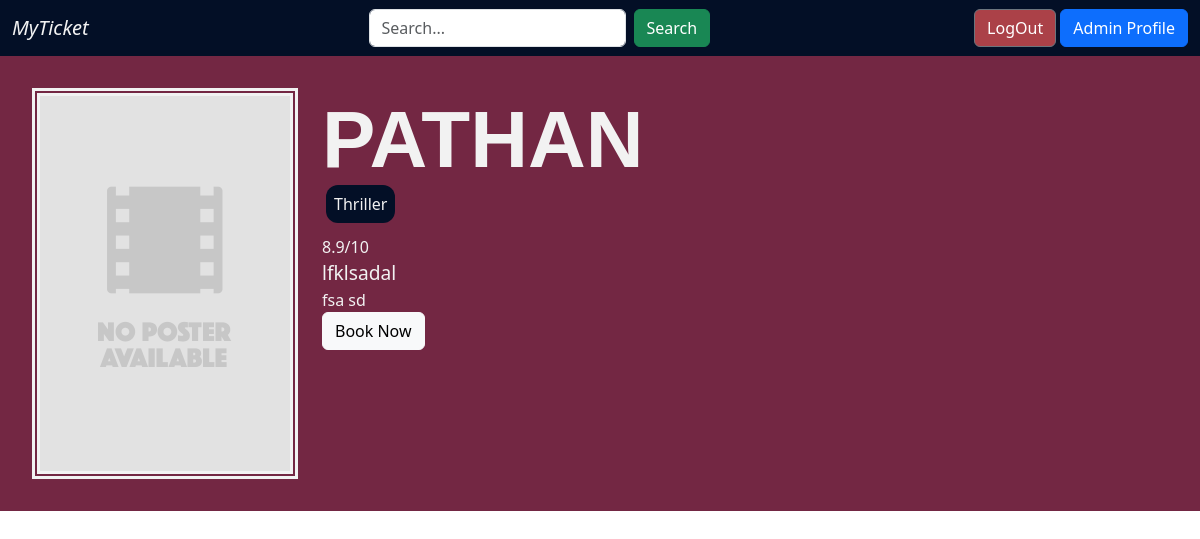
The app's page /book_tickets/1 (signed in), older data.
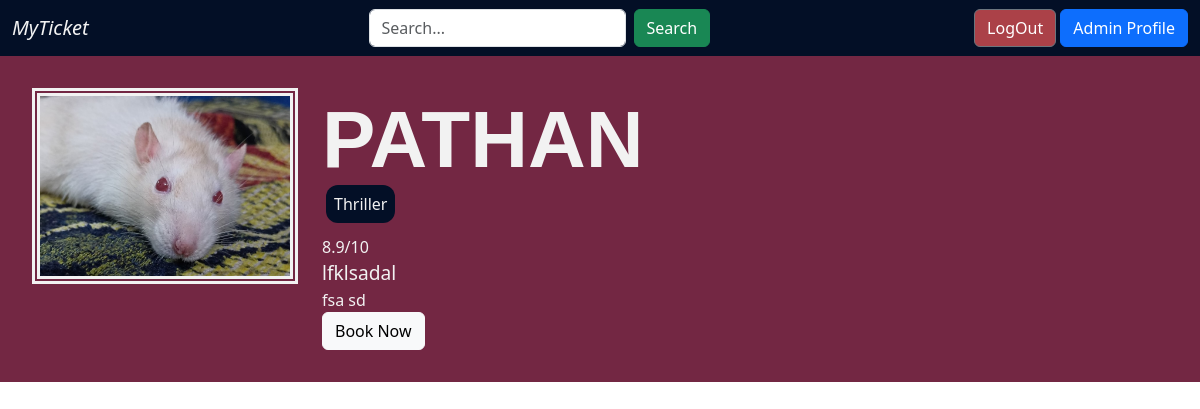
The same page, newer data.
### app/models/models.py (models this page shows, shortened)
class Shows(db.Model):
    __tablename__ = "shows"
    __searchable__ = ['show_name', 'rating', 'tags', 'cast']
    show_id = db.Column(db.Integer, primary_key=True, autoincrement=True)
    show_name = db.Column(db.String, nullable=False)
    ticket_price = db.Column(db.Numeric(precision=3, scale=2), nullable=False)
    premiere_date = db.Column(DATE(storage_format="%(day)02d/%(month)02d/%(year)04d",
                                   regexp=re.compile("(?P<day>\d+)/(?P<month>\d+)/(?P<year>\d+)")))
    end_date = db.Column(DATE(storage_format="%(day)02d/%(month)02d/%(year)04d",
                              regexp=re.compile("(?P<day>\d+)/(?P<month>\d+)/(?P<year>\d+)")))
    rating = db.Column(db.Numeric(precision=2, scale=1))
    tags = db.Column(db.String)
    show_description = db.Column(db.String)
    cast = db.Column(db.String)
    poster_filename = db.Column(db.String(255), nullable=False)

### app/controllers/users/controllers.py (the view)
@controllers.route("/book_tickets/<show_id>")
@login_required
def book_tickets(show_id):
    show = Shows.query.filter_by(show_id=show_id).first()
    return render_template("user/booking/bookshow.html.jinja2", show=show)

### app/controllers/auth.py (called while the page is built)
@login_manager.user_loader
def load_user(user_id):
    return User.query.get(int(user_id))

### app/templates/user/booking/bookshow.html.jinja2 (shortened to what this page needs)
<!DOCTYPE html>
<html lang="en">
  <head>
    <link
      href="https://cdn.jsdelivr.net/npm/bootstrap@5.3.0-alpha1/dist/css/bootstrap.min.css"
      rel="stylesheet"
    />
    <link
      rel="stylesheet"
      href="{{ url_for('static', filename='styles/bookshow.style.css') }}"
    />
  </head>
  <body>
    <div>{% include "user/header.html.jinja2" %}</div>
    <div class="container-fluid show__container">
      <div class="row">
        <div class="col-3">
          {% if show.poster_filename %}
          <img
            src= "../../../static/images/{{show.poster_filename}}"
            alt="{{ show.show_name }}"
            class="card-img-top show--poster"
          />
          {% else %}
          <img
            src="{{ url_for('static', filename='images/no-poster.png') }}"
            alt="{{ show.show_name }}"
            class="card-img-top show--poster"
          />
          {% endif %}
        </div>
        <div class="col-9 show--col">
          <div class="show--title lead">
            {{ show.show_name }}
          </div>
          <div class="show--tags">
            {% for tag in show.tags.split(',') %}
            <span class="show--tag">
              {{ tag }}
            </span>
            {% endfor %}
          </div>
          <div class="show--ratings">{{ show.rating }}/10</div>
          <div class="show--descp">
            {{ show.show_description }}
          </div>
          <div class="show--cast">
            {{ show.cast }}
          </div>
          <div>
            <a class="btn btn-light" href="/booknow/{{ show.show_id }}"
              >Book Now</a
            >
          </div>
        </div>
      </div>
    </div>
  </body>
</html>

### app/templates/user/header.html.jinja2 (shortened to what this page needs)
<!DOCTYPE html>
<div class="header">
  <nav class="navbar" style="background-color: rgba(3, 15, 38, 1)">
    <div class="container-fluid">
      <a class="navbar-brand" style="color: rgba(242, 242, 242, 1); font-style: oblique" href="/" >MyTicket</a>
      <form action="{{ url_for('full_text_search.fullTextSearch') }}" method="GET" class="d-flex" role="search">
        <input type="text" name="q" placeholder="Search..." class="form-control me-2" type="search"/>
        <button type="submit" class="btn btn-success">Search</button>
      </form>
      <div class="user--options">
        {% if current_user.is_authenticated %}
        <a
          href="/logout"
          class="btn btn-secondary"
          type="submit"
          style="background: rgba(242, 87, 87, 0.7)"
        >
          LogOut
        </a>
          {% if current_user.isadmin %}
            <a href="{{ url_for('admin_controllers.adminhome') }}" class="btn btn-primary">Admin Profile</a>
          {% else %}
            <a href="/user_profile" class="btn btn-primary">User Profile</a>
          {% endif %}
        {% endif %}
      </div>
    </div>
  </nav>
</div>

### app/static/styles/bookshow.style.css (style rules this page uses)
*, *::before, *::after { box-sizing: border-box; }
:root { font-family: 'PT Sans', sans-serif; --clr-primary-5: #f2f2f2; --clr-primary-4: #f25757; --clr-primary-3: #030f26; --clr-primary-2: #732743; --clr-primary-1: #d93250; --clr-sec-1: #FF3D3D; --w-light: 300; --w-heavy: 700; --w-regular: 500; }
.show__container { padding: 2em 2em !important; }
.show__container { background: var(--clr-primary-2); color: var(--clr-primary-5); }
.show--title { text-transform: uppercase; font-size: 5rem; line-height: 0.5; margin: 2rem 0; font-family: 'Oxygen', sans-serif; font-weight: 550; }
.show--tags { margin: 1.2rem 0; }
.show--tag { background: var(--clr-primary-3); color: var(--clr-primary-5); margin: 0.25rem; padding: 0.5rem 0.5rem; border-radius: 0.75rem; text-transform: capitalize; }
.show--descp { font-size: 1.2rem; }
.show--poster { border: 0.5em double var(--clr-primary-5); }

Row changes from the older to the newer data that the page shows:
changed Shows "Thriller": poster_filename: picture added
